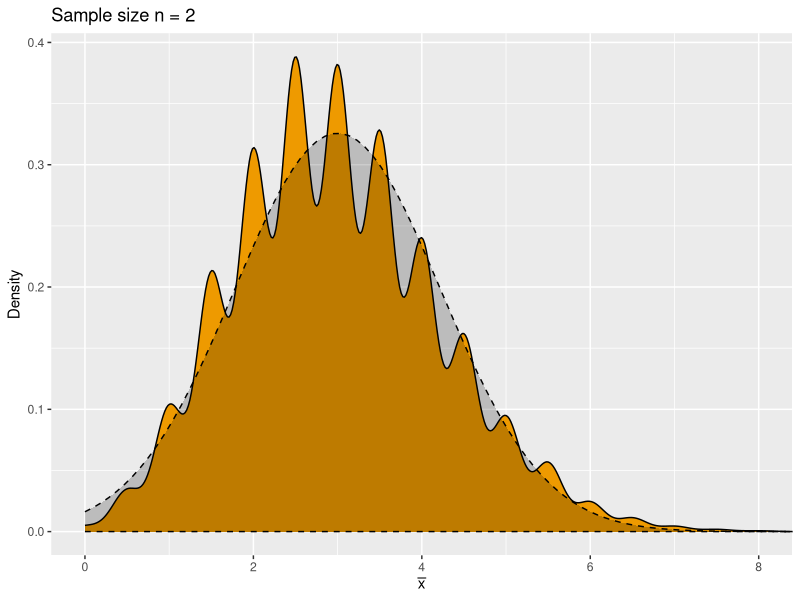
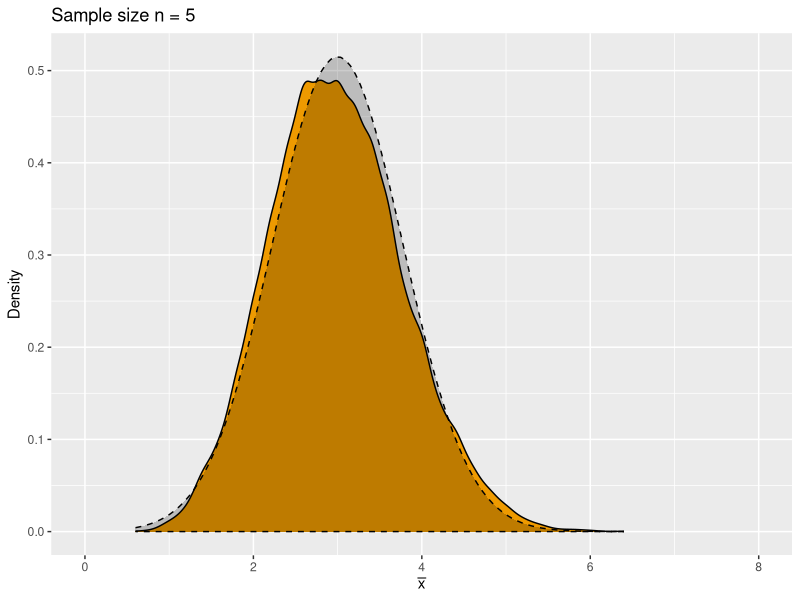
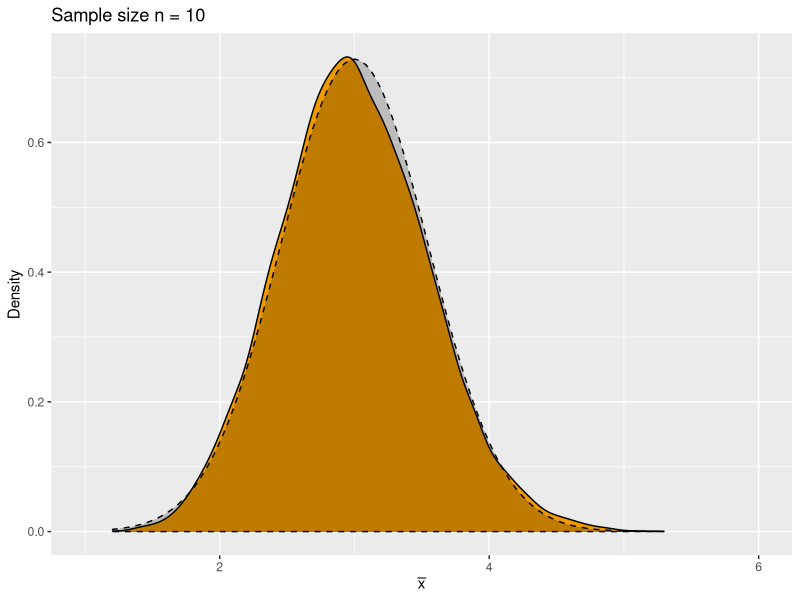
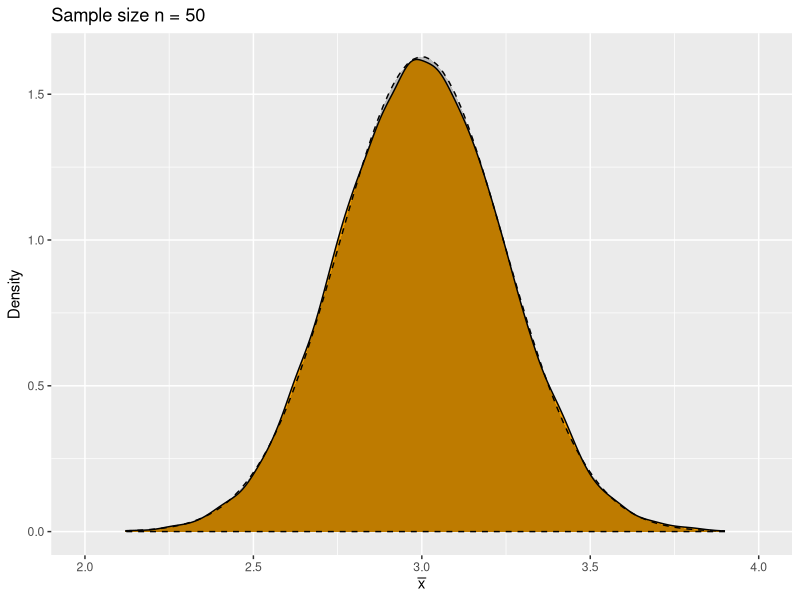
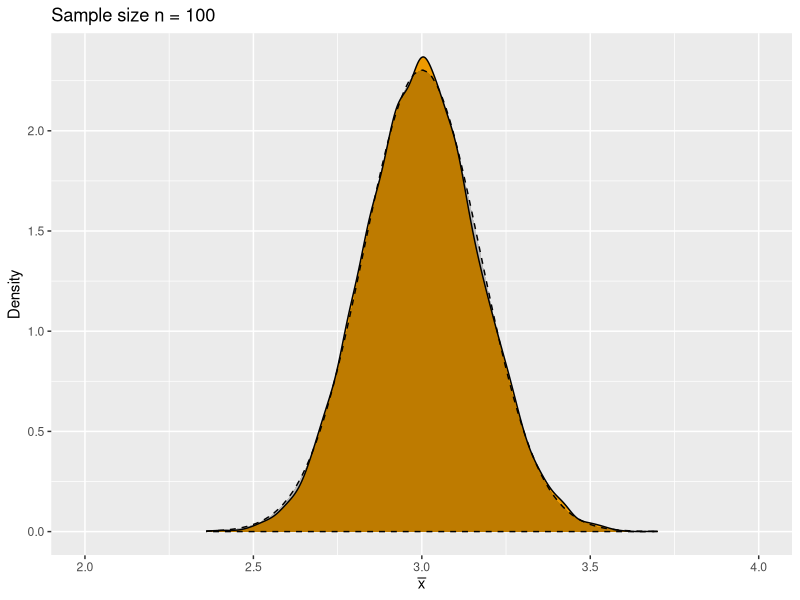
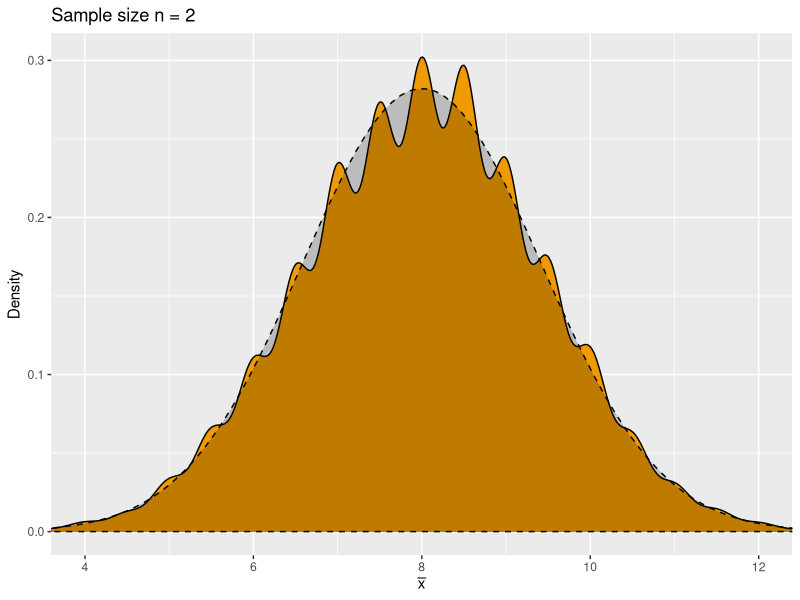
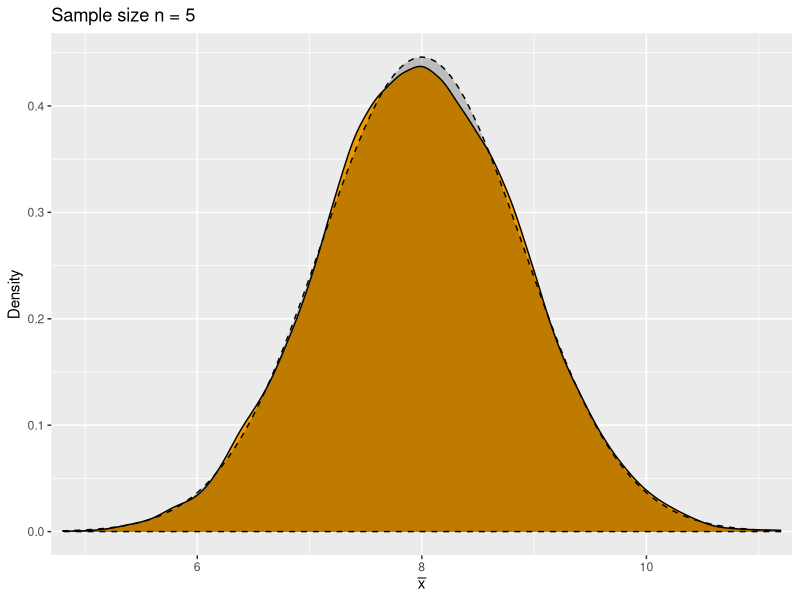
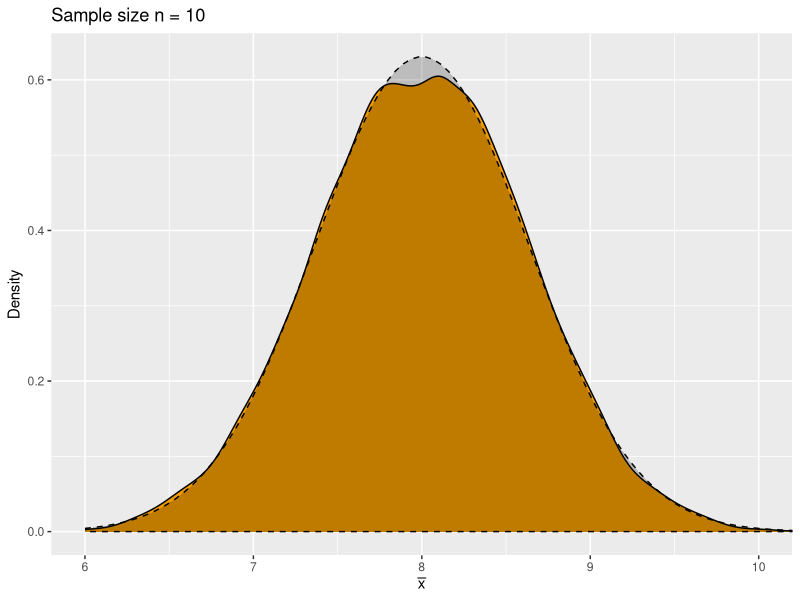

Write the R code that produced these figures, in order.
#sample from Poisson distribution
m <- 10000

means_pois_2 <- numeric(m)
means_pois_5 <- numeric(m)
means_pois_10 <- numeric(m)
means_pois_50 <- numeric(m)
means_pois_100 <- numeric(m)

for(i in 1:m){
  means_pois_2[i] <- mean(rpois(n = 2, lambda = 3))
}

for(i in 1:m){
  means_pois_5[i] <- mean(rpois(n = 5, lambda = 3))
}

for(i in 1:m){
  means_pois_10[i] <- mean(rpois(n = 10, lambda = 3))
}

for(i in 1:m){
  means_pois_50[i] <- mean(rpois(n = 50, lambda = 3))
}

for(i in 1:m){
  means_pois_100[i] <- mean(rpois(n = 100, lambda = 3))
}

means <- data.frame(mean = c(means_pois_2, means_pois_5, means_pois_10,
                             means_pois_50, means_pois_100),
                    size = rep(c("n = 2", "n = 5", "n = 10", "n = 50", "n = 100"), each = m))

means$size <- factor(means$size, levels = c("n = 2", "n = 5", "n = 10", "n = 50", "n = 100"))

library(ggplot2)

ggplot(data = subset(means, subset = (size == "n = 2"))) +
  geom_density(aes(x = mean), fill = "orange2") +
  coord_cartesian(xlim = c(0, 8)) +
  labs(title = "Sample size n = 2",
       x = expression(bar(x)), y = "Density") +
  stat_function(fun = dnorm, args = list(mean = 3, sd = sqrt(3)/sqrt(2)), geom = "area",
                col = "black", linetype = 2, fill = "black", alpha = 0.2)

ggplot(data = subset(means, subset = (size == "n = 5"))) +
  geom_density(aes(x = mean), fill = "orange2") +
  coord_cartesian(xlim = c(0, 8)) +
  labs(title = "Sample size n = 5",
       x = expression(bar(x)), y = "Density") +
  stat_function(fun = dnorm, args = list(mean = 3, sd = sqrt(3)/sqrt(5)), geom = "area",
                col = "black", linetype = 2, fill = "black", alpha = 0.2)

ggplot(data = subset(means, subset = (size == "n = 10"))) +
  geom_density(aes(x = mean), fill = "orange2") +
  coord_cartesian(xlim = c(1, 6)) +
  labs(title = "Sample size n = 10",
       x = expression(bar(x)), y = "Density") +
  stat_function(fun = dnorm, args = list(mean = 3, sd = sqrt(3)/sqrt(10)), geom = "area",
                col = "black", linetype = 2, fill = "black", alpha = 0.2)

ggplot(data = subset(means, subset = (size == "n = 50"))) +
  geom_density(aes(x = mean), fill = "orange2") +
  coord_cartesian(xlim = c(2, 4)) +
  labs(title = "Sample size n = 50",
       x = expression(bar(x)), y = "Density") +
  stat_function(fun = dnorm, args = list(mean = 3, sd = sqrt(3)/sqrt(50)), geom = "area",
                col = "black", linetype = 2, fill = "black", alpha = 0.2)

ggplot(data = subset(means, subset = (size == "n = 100"))) +
  geom_density(aes(x = mean), fill = "orange2") +
  coord_cartesian(xlim = c(2, 4)) +
  labs(title = "Sample size n = 100",
       x = expression(bar(x)), y = "Density") +
  stat_function(fun = dnorm, args = list(mean = 3, sd = sqrt(3)/sqrt(100)), geom = "area",
                col = "black", linetype = 2, fill = "black", alpha = 0.2)



#sample from Binomial distribution Bi(10, 0.5)
m <- 10000

means_binom_2 <- numeric(m)
means_binom_5 <- numeric(m)
means_binom_10 <- numeric(m)
means_binom_50 <- numeric(m)
means_binom_100 <- numeric(m)

for(i in 1:m){
  means_binom_2[i] <- mean(rbinom(n = 2, size = 16, prob = 0.5))
}

for(i in 1:m){
  means_binom_5[i] <- mean(rbinom(n = 5, size = 16, prob = 0.5))
}

for(i in 1:m){
  means_binom_10[i] <- mean(rbinom(n = 10, size = 16, prob = 0.5))
}

for(i in 1:m){
  means_binom_50[i] <- mean(rbinom(n = 50, size = 16, prob = 0.5))
}

for(i in 1:m){
  means_binom_100[i] <- mean(rbinom(n = 100, size = 16, prob = 0.5))
}

means_binom <- data.frame(mean = c(means_binom_2, means_binom_5, means_binom_10,
                             means_binom_50, means_binom_100),
                          size = rep(c("n = 2", "n = 5", "n = 10", "n = 50", "n = 100"), each = m))

means_binom$size <- factor(means$size, levels = c("n = 2", "n = 5", "n = 10", "n = 50", "n = 100"))

library(ggplot2)

ggplot(data = subset(means_binom, subset = (size == "n = 2"))) +
  geom_density(aes(x = mean), fill = "orange2") +
  coord_cartesian(xlim = c(4, 12)) +
  labs(title = "Sample size n = 2",
       x = expression(bar(x)), y = "Density") +
  stat_function(fun = dnorm, args = list(mean = 8, sd = 2/sqrt(2)), geom = "area",
                col = "black", linetype = 2, fill = "black", alpha = 0.2)

ggplot(data = subset(means_binom, subset = (size == "n = 5"))) +
  geom_density(aes(x = mean), fill = "orange2") +
  coord_cartesian(xlim = c(5, 11)) +
  labs(title = "Sample size n = 5",
       x = expression(bar(x)), y = "Density") +
  stat_function(fun = dnorm, args = list(mean = 8, sd = 2/sqrt(5)), geom = "area",
                col = "black", linetype = 2, fill = "black", alpha = 0.2)

ggplot(data = subset(means_binom, subset = (size == "n = 10"))) +
  geom_density(aes(x = mean), fill = "orange2") +
  coord_cartesian(xlim = c(6, 10)) +
  labs(title = "Sample size n = 10",
       x = expression(bar(x)), y = "Density") +
  stat_function(fun = dnorm, args = list(mean = 8, sd = 2/sqrt(10)), geom = "area",
                col = "black", linetype = 2, fill = "black", alpha = 0.2)

ggplot(data = subset(means_binom, subset = (size == "n = 50"))) +
  geom_density(aes(x = mean), fill = "orange2") +
  coord_cartesian(xlim = c(7, 9)) +
  labs(title = "Sample size n = 50",
       x = expression(bar(x)), y = "Density") +
  stat_function(fun = dnorm, args = list(mean = 8, sd = 2/sqrt(50)), geom = "area",
                col = "black", linetype = 2, fill = "black", alpha = 0.2)

ggplot(data = subset(means_binom, subset = (size == "n = 100"))) +
  geom_density(aes(x = mean), fill = "orange2") +
  coord_cartesian(xlim = c(7.5, 8.5)) +
  labs(title = "Sample size n = 100",
       x = expression(bar(x)), y = "Density") +
  stat_function(fun = dnorm, args = list(mean = 8, sd = 2/sqrt(100)), geom = "area",
                col = "black", linetype = 2, fill = "black", alpha = 0.2)



#\bar X-\bar Y
1-pnorm(2000, mean = 0, sd = sqrt((12000^2/40)+(20000^2/22)))

m <- 15000
nx <- 40
ny <- 22

meansX <- numeric(m)
meansY <- numeric(m)

for(i in 1:m){
  meansX[i] <- mean(rnorm(n = nx, mean = 35000, sd = 12000))
}

for(i in 1:m){
  meansY[i] <- mean(rnorm(n = ny, mean = 35000, sd = 20000))
}

XY <- data.frame(diff = meansX - meansY)

ggplot(data = XY) +
  geom_density(aes(x = diff), fill = "hotpink") +
  labs(x = expression(bar(X)-bar(Y)), y = "Density") +
  stat_function(fun = dnorm, args = list(mean = 0, sd = sqrt((12000^2/40)+(20000^2/22))),
                geom = "area", col = "black", linetype = 2, fill = "black", alpha = 0.2)

mean(XY$diff > 2000)























